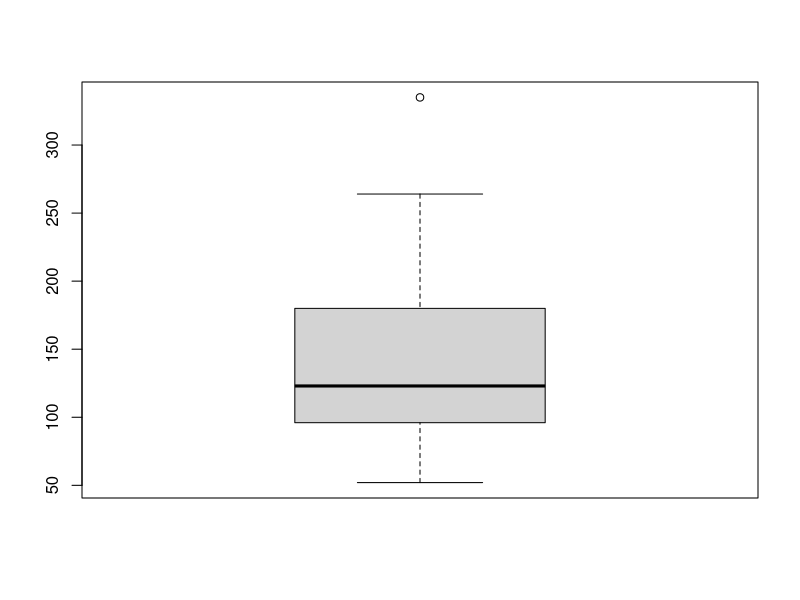
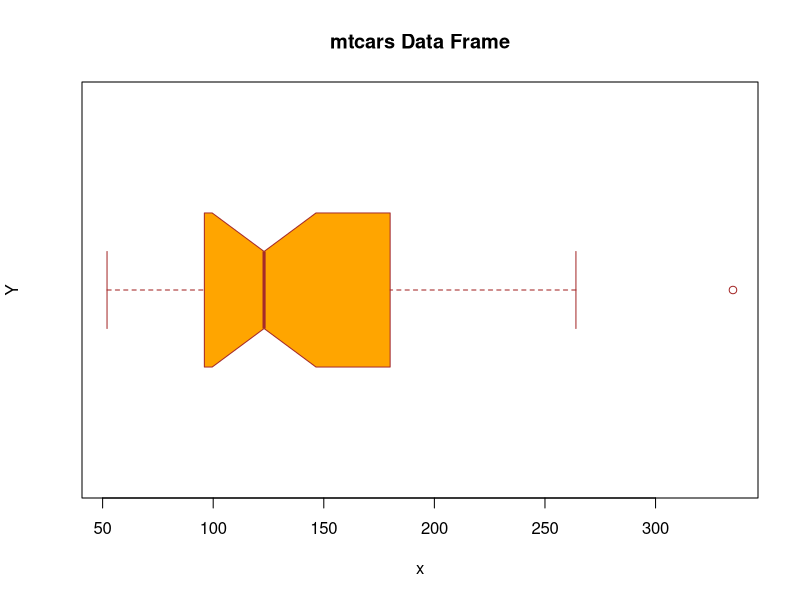
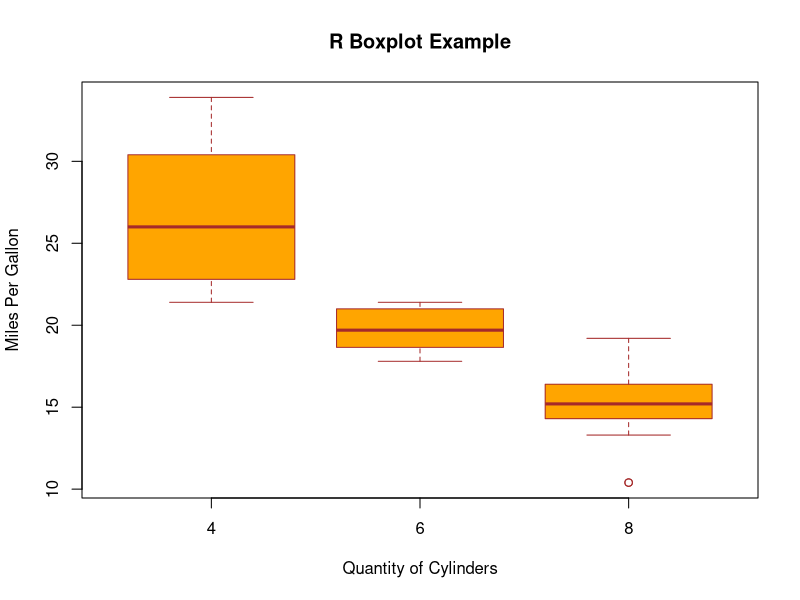
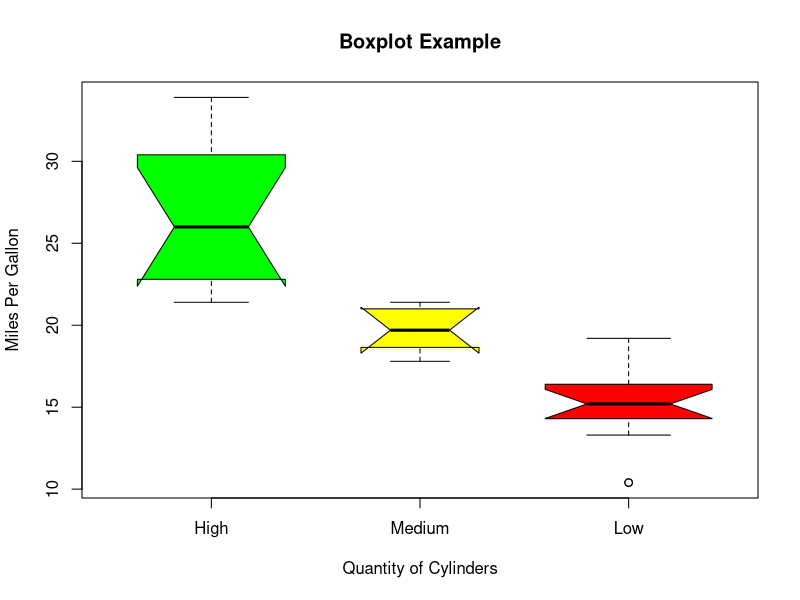

Reproduce these figures in R, in order.
#Box Plot
# A box plot (also known as box and whisker plot) is a type of chart often used in
# explanatory data analysis to visually show the distribution of numerical data and
# skewness through displaying the data quartiles (or percentiles) and
# averages.
# Box plots show the five-number summary of a set of data: including the
# minimum score, first (lower) quartile, median, third (upper) quartile, and
# maximum score.

# R provides a boxplot() function to create a boxplot.
# There is the following syntax of boxplot() function:
#
# Syntax: boxplot(x, data, notch, varwidth, names, main)
#
# Parameter Description
# x       :  It is a vector or a formula.
# data    :  It is the data frame.
# notch   :  It is a logical value set as true to draw a notch.
# varwidth:  It is also a logical value set as true to draw the width
#            of the box same as the sample size.
# names   :  It is the group of labels that will be printed under each boxplot.
# main    :  It is used to give a title to the graph.

names(mtcars)
View(mtcars$hp)
boxplot(mtcars$hp)

boxplot(mtcars$hp,
        main = "mtcars Data Frame",
        xlab = "x",
        ylab = "Y",
        col  = "orange",
        border = "brown",
        horizontal = TRUE,
        notch = TRUE
  )
# Boxplot form Formula
# The function boxplot() can also take in formulas of the form y~x
# where, y is a numeric vector which is grouped according
# to the value of x.

 boxplot(mpg ~ cyl, data = mtcars, xlab = "Quantity of Cylinders",
         ylab = "Miles Per Gallon",
         main = "R Boxplot Example", col="orange", border="brown")

# Boxplot using notch
# In R we can draw a boxplot using a notch. It helps us to find out
# how the medians of different data groups match with each other.
 
 boxplot(mpg ~ cyl, data = mtcars,
         xlab = "Quantity of Cylinders",
         ylab = "Miles Per Gallon",
         main = "Boxplot Example",
         notch = TRUE,
         varwidth = TRUE,
         col = c("green", "yellow", "red"),
         names = c("High", "Medium", "Low")
 )
 

